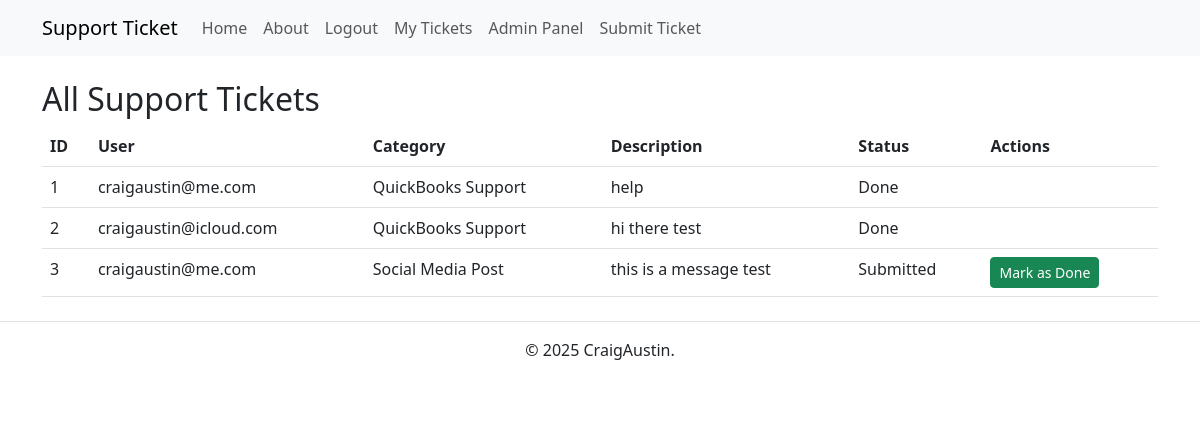
/admin/tickets (signed in), run on the app's committed database.
### app.py (models this page shows, shortened)
class Ticket(db.Model):
    id = db.Column(db.Integer, primary_key=True)
    user_id = db.Column(db.Integer, db.ForeignKey('user.id'), nullable=False)
    category = db.Column(db.String(100), nullable=False)
    description = db.Column(db.Text, nullable=False)
    status = db.Column(db.String(20), default='Submitted')
    user = db.relationship('User', backref=db.backref('tickets', lazy=True))

class User(db.Model, UserMixin):
    id = db.Column(db.Integer, primary_key=True)
    email = db.Column(db.String(150), unique=True, nullable=False)
    password_hash = db.Column(db.String(256), nullable=False)
    is_admin = db.Column(db.Boolean, default=False)  # Admin column

### app.py (the view)
@app.route('/admin/tickets')
@login_required
def admin_tickets():
    if not current_user.is_admin:
        flash("Access Denied: Admins only.", "danger")
        return redirect(url_for('index'))
    all_tickets = Ticket.query.all()
    return render_template('admin_tickets.html', tickets=all_tickets)

### app.py (called while the page is built)
@login_manager.user_loader
def load_user(user_id):
    return User.query.get(int(user_id))

### templates/admin_tickets.html (shortened to what this page needs)
{% extends 'base.html' %}
{% block content %}
<h2>All Support Tickets</h2>
{% if tickets %}
<table class="table">
    <thead>
        <tr>
            <th>ID</th>
            <th>User</th>
            <th>Category</th>
            <th>Description</th>
            <th>Status</th>
            <th>Actions</th>
        </tr>
    </thead>
    <tbody>
        {% for ticket in tickets %}
        <tr>
            <td>{{ ticket.id }}</td>
            <td>{{ ticket.user.email }}</td>
            <td>{{ ticket.category }}</td>
            <td>{{ ticket.description }}</td>
            <td>{{ ticket.status }}</td>
            <td>
                {% if current_user.is_admin and ticket.status != "Done" %}
                <a href="{{ url_for('mark_done', ticket_id=ticket.id) }}" class="btn btn-success btn-sm">Mark as
                    Done</a>
                {% endif %}
            </td>
        </tr>
        {% endfor %}
    </tbody>
</table>
{% else %}
<p>No support tickets found.</p>
{% endif %}
{% endblock %}

### templates/base.html (shortened to what this page needs)
<!DOCTYPE html>
<html lang="en">
<head>
    <link rel="stylesheet" href="{{ url_for('static', filename='styles.css') }}">
    <link href="https://cdn.jsdelivr.net/npm/bootstrap@5.3.0/dist/css/bootstrap.min.css" rel="stylesheet">
</head>
<body>
    <nav class="navbar navbar-expand-lg navbar-light bg-light">
        <div class="container">
            <a class="navbar-brand" href="{{ url_for('index') }}">Support Ticket</a>
            <div class="collapse navbar-collapse" id="navbarNav">
                <ul class="navbar-nav">
                    <li class="nav-item">
                        <a class="nav-link" href="{{ url_for('index') }}">Home</a>
                    </li>
                    <li class="nav-item">
                        <a class="nav-link" href="{{ url_for('about') }}">About</a>
                    </li>
                    {% if current_user.is_authenticated %}
                    <li class="nav-item">
                        <a class="nav-link" href="{{ url_for('logout') }}">Logout</a>
                    </li>
                    <li class="nav-item">
                        <a class="nav-link" href="{{ url_for('view_tickets') }}">My Tickets</a>
                    </li>
                    {% if current_user.is_admin %}
                    <li class="nav-item">
                        <a class="nav-link" href="{{ url_for('admin_tickets') }}">Admin Panel</a>
                    </li>
                    {% endif %}
                    <li class="nav-item">
                        <a class="nav-link" href="{{ url_for('submit_ticket') }}">Submit Ticket</a>
                    </li>
                    {% endif %}
                </ul>
            </div>
        </div>
    </nav>
    <div class="container mt-4">
        {% block content %}{% endblock %}
    </div>
    <footer class="text-center mt-4 py-3 border-top">
        <p>&copy; 2025 CraigAustin.</p>
    </footer>
</body>
</html>

### static/styles.css (style rules this page uses)
*, *::before, *::after { box-sizing: border-box; }
* { margin: 0; }
body { line-height: 1.5; -webkit-font-smoothing: antialiased; }
p, h1, h2, h3, h4, h5, h6 { overflow-wrap: break-word; }
p { text-wrap: pretty; }
h1, h2, h3, h4, h5, h6 { text-wrap: balance; }

### data on the page
Ticket: id "1", user.email "craigaustin@me.com", category "QuickBooks Support", description "help", status "Done"
Ticket: id "2", user.email "craigaustin@icloud.com", category "QuickBooks Support", description "hi there test", status "Done"
Ticket: id "3", user.email "craigaustin@me.com", category "Social Media Post", description "this is a message test", status "Submitted"
